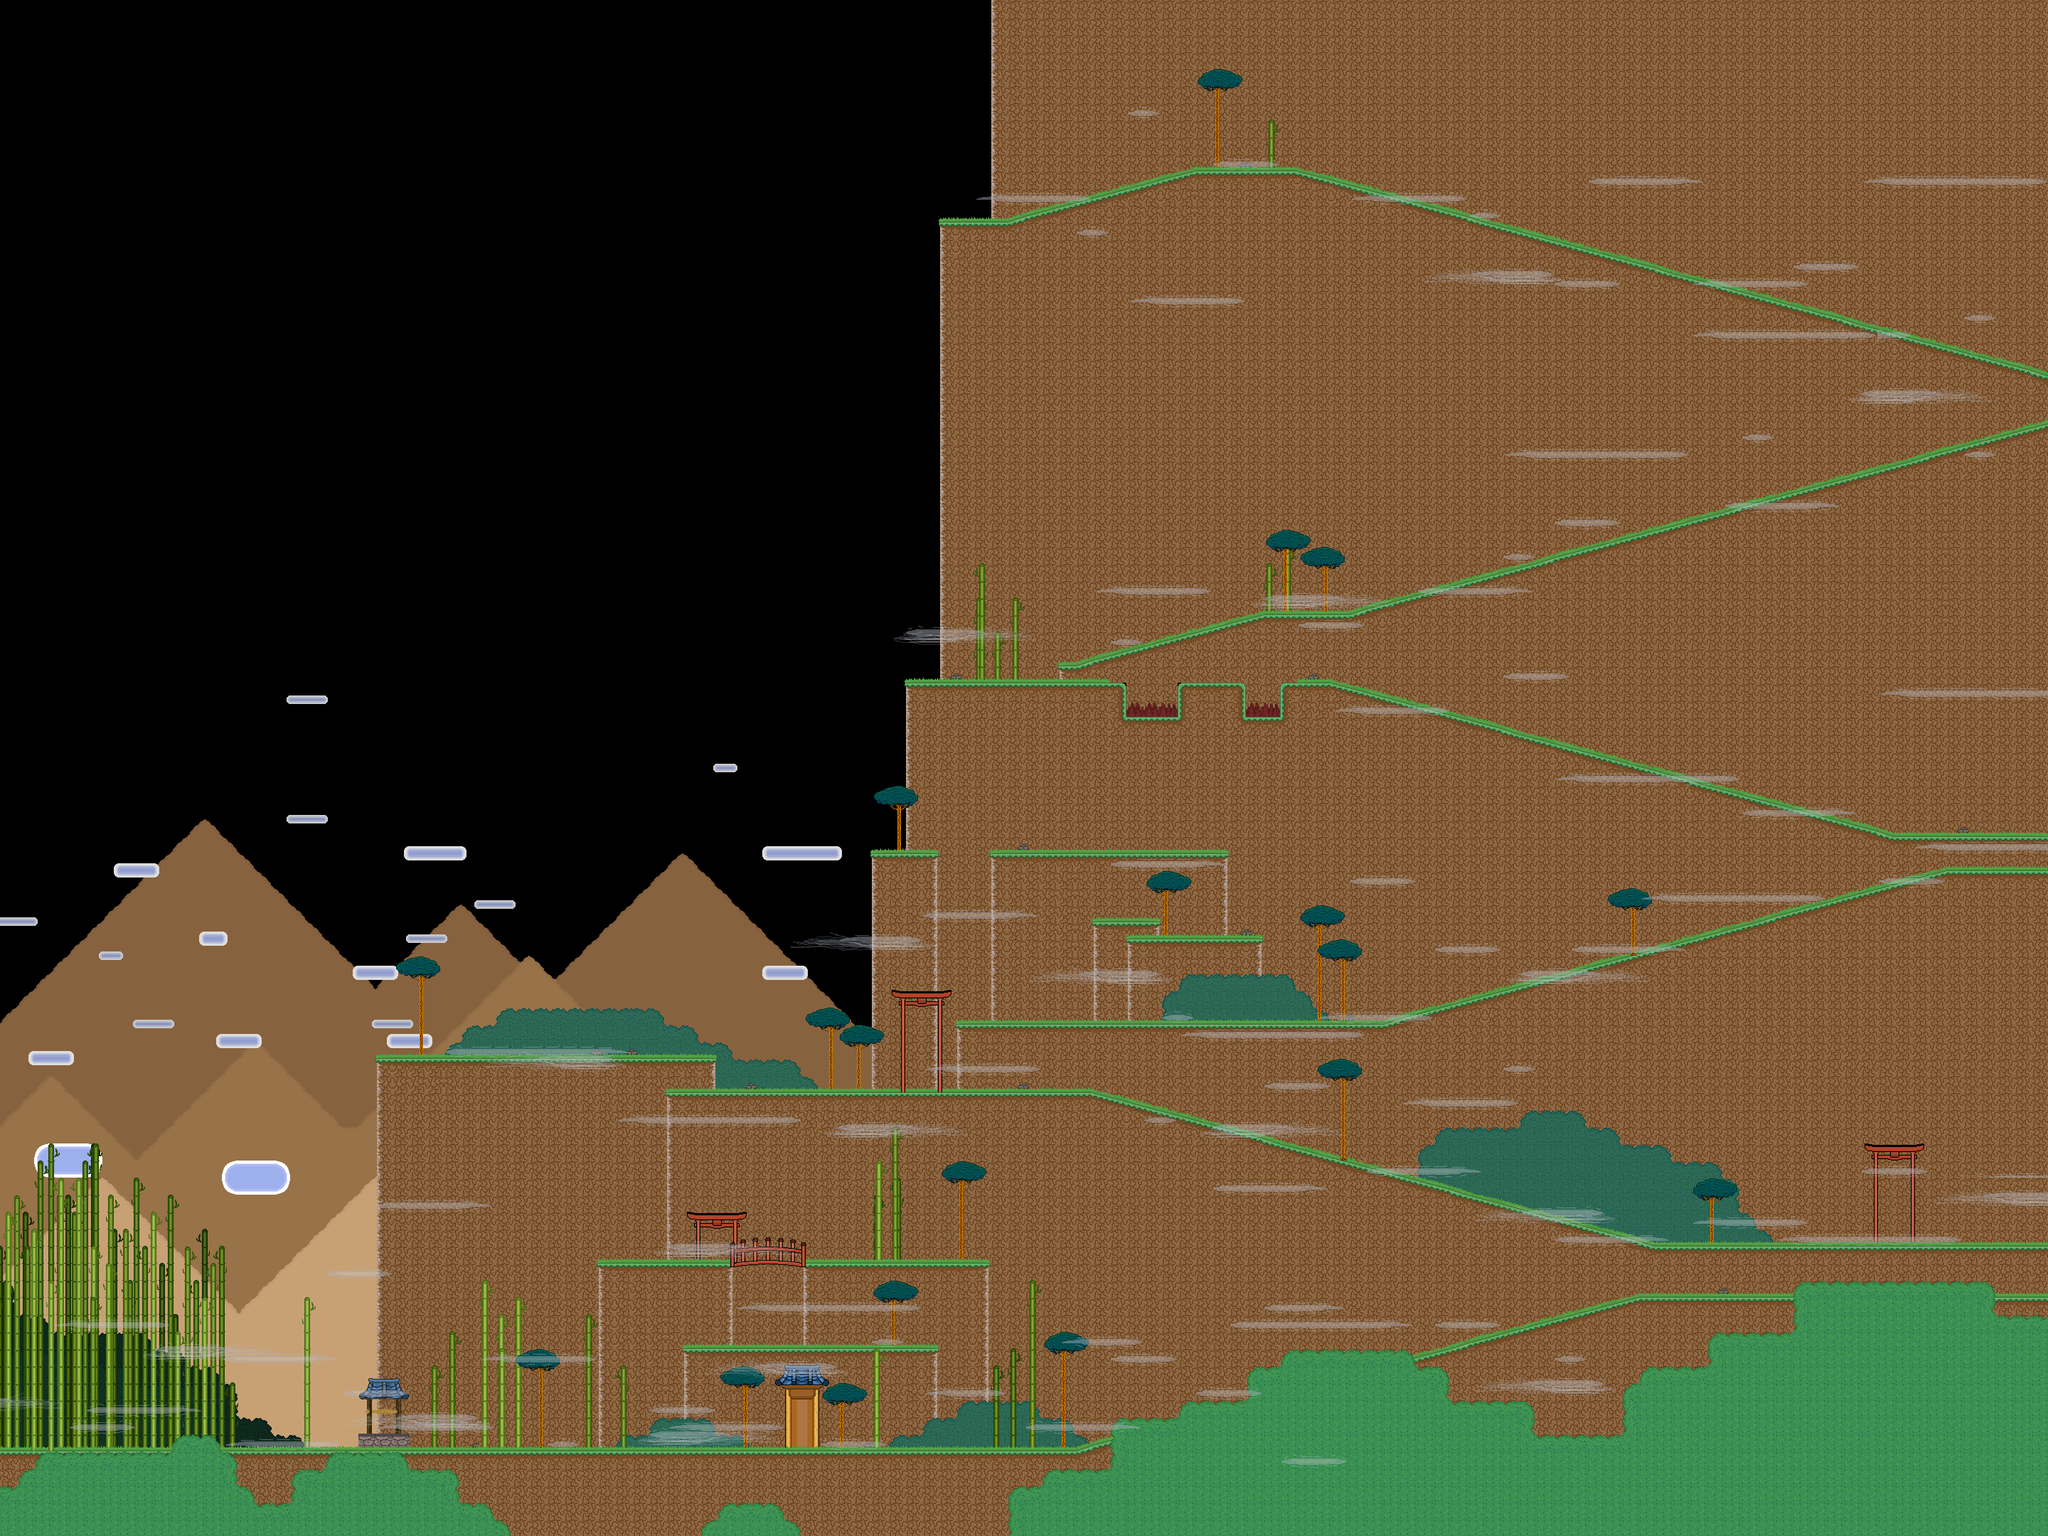

A level layout from a 2D game, rendered from its tile map. Below: a short description, then the map file with tile-grid data replaced by summaries:
An orthogonal 120x90 tile map with 24x24 px tiles, 18 tile layers (sky, mountains, clouds_2, mountains_middle, ...) and 29 objects (2x killing_floor, door, enemy).

<map version="1.0" orientation="orthogonal" width="120" height="90" tilewidth="24" tileheight="24">
 <properties>
  <property name="blue" value="0" />
  <property name="green" value="0" />
  <property name="offset" value="76" />
  <property name="red" value="0" />
 </properties>
 <tileset firstgid="1" name="mountains" tilewidth="24" tileheight="24">
  <image source="../images/tilesets/mountains.png" width="624" height="936" />
 </tileset>
 <layer name="sky" width="120" height="90">
  <properties>
   <property name="parallax" value="0" />
  </properties>
  <data>[10800 cells, 2640 non-empty, 6 distinct tile ids]</data>
 </layer>
 <layer name="mountains" width="120" height="90">
  <properties>
   <property name="parallax" value="0.4" />
  </properties>
  <data>[10800 cells, 2349 non-empty, 2 distinct tile ids]</data>
 </layer>
 <layer name="clouds_2" width="120" height="90">
  <properties>
   <property name="parallax" value="0.5" />
  </properties>
  <data>[10800 cells, 66 non-empty, 2 distinct tile ids]</data>
 </layer>
 <layer name="mountains_middle" width="120" height="90">
  <properties>
   <property name="parallax" value="0.6" />
  </properties>
  <data>[10800 cells, 1662 non-empty, 3 distinct tile ids]</data>
 </layer>
 <layer name="clouds" width="120" height="90">
  <properties>
   <property name="parallax" value="0.7" />
  </properties>
  <data>[10800 cells, 76 non-empty, 2 distinct tile ids]</data>
 </layer>
 <layer name="mountains_front" width="120" height="90">
  <properties>
   <property name="parallax" value="0.8" />
  </properties>
  <data>[10800 cells, 1039 non-empty, 3 distinct tile ids]</data>
 </layer>
 <layer name="clouds" width="120" height="90">
  <data>[10800 cells, 26 non-empty, 2 distinct tile ids]</data>
 </layer>
 <layer name="bg_leaves_2" width="120" height="90">
  <data>[10800 cells, 100 non-empty, 3 distinct tile ids]</data>
 </layer>
 <layer name="bg_leaves" width="120" height="90">
  <data>[10800 cells, 65 non-empty, 3 distinct tile ids]</data>
 </layer>
 <layer name="filler" width="120" height="90">
  <data>[10800 cells, 151 non-empty, 16 distinct tile ids]</data>
 </layer>
 <layer name="background" width="120" height="90">
  <data>[10800 cells, 1247 non-empty, 10 distinct tile ids]</data>
 </layer>
 <layer name="foreground" width="120" height="90">
  <data>[10800 cells, 6959 non-empty, 44 distinct tile ids]</data>
 </layer>
 <layer name="trees" width="120" height="90">
  <data>[10800 cells, 528 non-empty, 92 distinct tile ids]</data>
 </layer>
 <layer name="trees_2" width="120" height="90">
  <data>[10800 cells, 398 non-empty, 49 distinct tile ids]</data>
 </layer>
 <layer name="grass" width="120" height="90">
  <data>[10800 cells, 307 non-empty, 4 distinct tile ids]</data>
 </layer>
 <layer name="bushes_front" width="120" height="90">
  <properties>
   <property name="foreground" value="true" />
  </properties>
  <data>[10800 cells, 812 non-empty, 38 distinct tile ids]</data>
 </layer>
 <layer name="fog" width="120" height="90">
  <properties>
   <property name="foreground" value="true" />
  </properties>
  <data>[10800 cells, 470 non-empty, 6 distinct tile ids]</data>
 </layer>
 <layer name="fog2" width="120" height="90">
  <properties>
   <property name="foreground" value="true" />
  </properties>
  <data>[10800 cells, 374 non-empty, 20 distinct tile ids]</data>
 </layer>
 <objectgroup color="#000000" name="nodes" width="120" height="90" visible="0">
  <object name="main" type="door" x="336" y="1992" width="24" height="48">
   <properties>
    <property name="level" value="village-forest" />
    <property name="sound" value="false" />
    <property name="to" value="mountains" />
   </properties>
  </object>
  <object type="killing_floor" x="1586" y="989" width="69" height="17" />
  <object type="killing_floor" x="1753" y="990" width="46" height="18" />
  <object type="enemy" x="1069" y="1991" width="24" height="24">
   <properties>
    <property name="enemytype" value="wasabi" />
   </properties>
 </object>
 </objectgroup>
 <objectgroup color="#a42121" name="block" width="120" height="90" visible="0">
  <object x="1656" y="960" width="96" height="48" />
  <object x="1752" y="1008" width="48" height="24" />
  <object x="1800" y="960" width="24" height="48" />
  <object x="1584" y="1008" width="72" height="24" />
  <object x="1560" y="960" width="24" height="48" />
 </objectgroup>
 <objectgroup color="#5ca421" name="platform" width="120" height="90" visible="0">
  <object x="0" y="2040">
   <properties>
    <property name="drop" value="false" />
   </properties>
   <polygon points="0,0 1512,0 2304,-216 2880,-216 2880,120 0,120" />
  </object>
  <object x="2880" y="1752">
   <polygon points="0,0 -552,0 -1344,-216 -1944,-216 -1944,-192 -1344,-192 -552,24 0,24" />
  </object>
  <object x="1344" y="1440">
   <polygon points="0,0 600,0 1392,-216 1536,-216 1536,-192 1392,-192 600,24 0,24" />
  </object>
  <object x="2880" y="1176">
   <polygon points="0,0 -216,0 -1008,-216 -1056,-216 -1056,-192 -1008,-192 -216,24 0,24" />
  </object>
  <object x="1488" y="936">
   <polygon points="0,0 24,0 288,-72 408,-72 1392,-336 1392,-312 408,-48 288,-48 24,24 0,24" />
  </object>
  <object x="1320" y="312">
   <polygon points="0,0 96,0 360,-72 504,-72 1560,216 1560,240 504,-48 360,-48 96,24 0,24" />
  </object>
  <object x="960" y="1896" width="360" height="24" />
  <object x="528" y="1488" width="480" height="24" />
  <object x="432" y="1896" width="144" height="24" />
  <object x="552" y="1944" width="48" height="24" />
  <object x="456" y="1824" width="264" height="24" />
  <object x="408" y="1728" width="168" height="24" />
  <object x="48" y="1896" width="168" height="24" />
  <object x="0" y="1824" width="192" height="24" />
  <object x="120" y="1728" width="168" height="24" />
  <object x="48" y="1704" width="96" height="24" />
  <object x="1272" y="960" width="288" height="24" />
  <object x="504" y="2016" width="72" height="24" />
  <object x="519" y="1940" width="40" height="16" />
  <object x="840" y="1776">
   <polygon points="0,0 192,0 212,-3 227,-4 254,-3 268,-3 290,1 552,0 552,24 0,24" />
  </object>
 </objectgroup>
</map>
